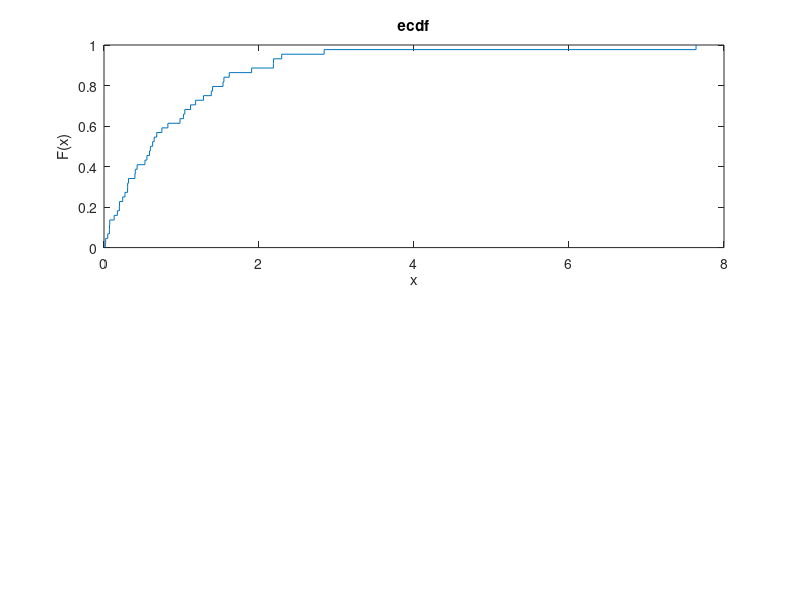

The MATLAB script that drew this image: (Note: this script raises an error after producing the figure.)
clc;clear;close all;


function cdfplot(ax,X,pX)
   pause on;
   
   N=length(X);
   [~,I]=sort(X);
   X=X(I);
   pX=pX(I);
   pX=cumsum(pX);
   R=X(N)-X(1); % range
   pieces=zeros(N+1,4);
   pieces(1,:)=[X(1)-0.1*R,X(1),0,0];
   for i=1:N-1
      pieces(i+1,:)=[X(i),X(i+1),pX(i),pX(i)];
   end
   pieces(N+1,:)=[X(N),X(N)+0.1*R,1,1];

   hold on;
   for i=1:N+1
      p=pieces(i,:);
      if i==1||i==N+1;col="r";else;col="b";end
      plot(ax,p(1:2),p(3:4),col);
      pause(0.05);
   end
   hold off;

   pause off;
end

% expects a sample
function ecdfplot(ax,X)
   t=tabulate(X);
   X=t(:,1);
   pX=t(:,2);
   pX=pX/sum(pX);
   cdfplot(ax,X,pX);
end


%cdfplot([-3,1,4],[1,2,3]/6)
%cdfplot(1:10,ones(1,10)/10)
%S=randn(1,100);
S=exprnd(1,1,22*2);
R=max(S)-min(S);

ax1=subplot(2,1,1);
ecdf(ax1,S);
ax1.XLim=[min(S)-0.1*R,max(S)+0.1*R];
ax1.YLim=[0-0.3,1+0.3];
title(ax1,"ecdf");

ax2=subplot(2,1,2);
ax2.XLim=[min(S)-0.1*R,max(S)+0.1*R];
ax2.YLim=[0-0.3,1+0.3];
title(ax2,"cdfplot");
ecdfplot(ax2,S);
